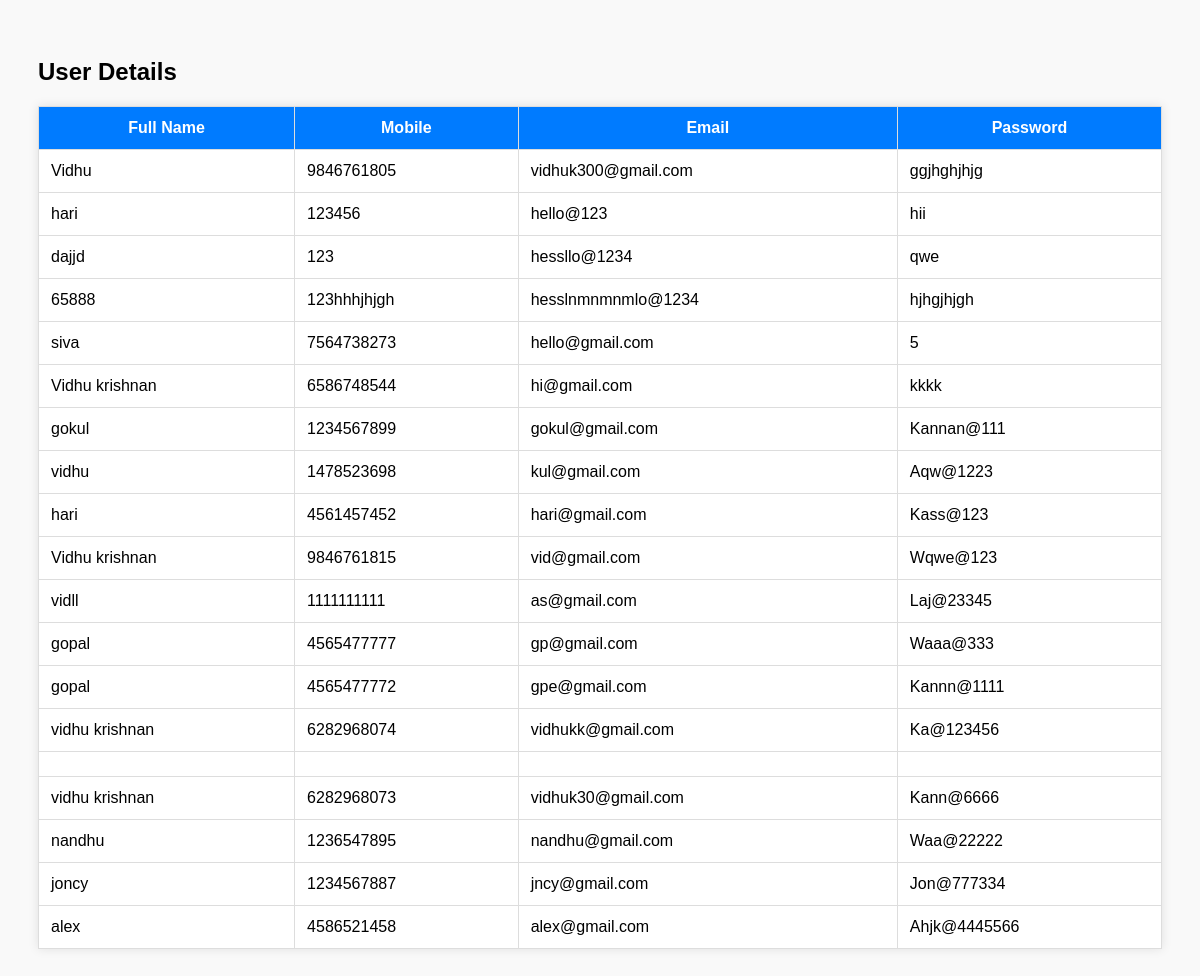
The app's page /display/ with its own data.
### users/models.py (models this page shows, shortened)
class User(models.Model):
    full_name = models.CharField(max_length=100)
    mobile_number = models.CharField(max_length=10, unique=True)
    email = models.EmailField(unique=True)
    password = models.CharField(max_length=100)

### users/views.py (the view)
# urls.py: path('display/', views.display_view, name='display'),
def display_view(request):
    users = User.objects.all()
    return render(request, 'display.html', {'users': users})

### users/templates/display.html (shortened to what this page needs)
<!DOCTYPE html>
<html lang="en">
<head>
</head>
<body>
    <h2>User Details</h2>
    <table>
        <tr>
            <th>Full Name</th>
            <th>Mobile</th>
            <th>Email</th>
            <th>Password</th>
        </tr>
        {% for user in users %}
        <tr>
            <td>{{ user.full_name }}</td>
            <td>{{ user.mobile_number }}</td>
            <td>{{ user.email }}</td>
            <td>{{ user.password }}</td>
        </tr>
        {% endfor %}
    </table>
</body>
</html>

### users/templates/display.html (style rules this page uses)
body { font-family: Arial; padding: 30px; background: #f9f9f9; }
table { width: 100%; border-collapse: collapse; background: #fff; box-shadow: 0 0 10px rgba(0,0,0,0.1); }
th, td { padding: 12px; border: 1px solid #ddd; }
th { background: #007bff; color: white; }

### records on screen
User: full_name "Vidhu", mobile_number "9846761805", email "vidhuk300@gmail.com", password "ggjhghjhjg"
User: full_name "hari", mobile_number "123456", email "hello@123", password "hii"
User: full_name "dajjd", mobile_number "123", email "hessllo@1234", password "qwe"
User: full_name "65888", mobile_number "123hhhjhjgh", email "hesslnmnmnmlo@1234", password "hjhgjhjgh"
User: full_name "siva", mobile_number "7564738273", email "hello@gmail.com", password "5"
User: full_name "Vidhu krishnan", mobile_number "6586748544", email "hi@gmail.com", password "kkkk"
User: full_name "gokul", mobile_number "1234567899", email "gokul@gmail.com", password "Kannan@111"
User: full_name "vidhu", mobile_number "1478523698", email "kul@gmail.com", password "Aqw@1223"
User: full_name "hari", mobile_number "4561457452", email "hari@gmail.com", password "Kass@123"
User: full_name "Vidhu krishnan", mobile_number "9846761815", email "vid@gmail.com", password "Wqwe@123"
User: full_name "vidll", mobile_number "1111111111", email "as@gmail.com", password "Laj@23345"
User: full_name "gopal", mobile_number "4565477777", email "gp@gmail.com", password "Waaa@333"
User: full_name "gopal", mobile_number "4565477772", email "gpe@gmail.com", password "Kannn@1111"
User: full_name "vidhu krishnan", mobile_number "6282968074", email "vidhukk@gmail.com", password "Ka@123456"
User: full_name "vidhu krishnan", mobile_number "6282968073", email "vidhuk30@gmail.com", password "Kann@6666"
User: full_name "nandhu", mobile_number "1236547895", email "nandhu@gmail.com", password "Waa@22222"
User: full_name "joncy", mobile_number "1234567887", email "jncy@gmail.com", password "Jon@777334"
User: full_name "alex", mobile_number "4586521458", email "alex@gmail.com", password "Ahjk@4445566"
